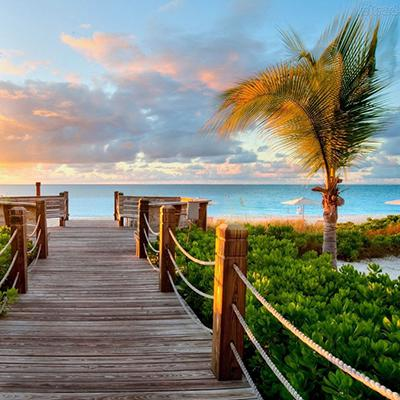
%> input picture UFRNAlessandra/AulasPDI/Aula1/img/Praia.jpg, 400 x 400 px
$ octave aula5_alargContraste_Color.m   (GNU Octave 9; MATLAB toolbox functions it lacks are replaced by stand-ins)
%> lines starting %> are read from the running program, lines starting %| are printed output that depends on the picture
close all
clear all

im = imread('D:\EAJ\2017.1\PDI\aulas\aula 5\praia.jpg');
%> im is the input picture: size 400x400x3 uint8; mean R, G, B 128, 130.4, 118.3
figure(1)
imshow(im)

% alargamento de contraste
% escala R
menor = min(min(im));
%> menor = [0 0 0]
maior = max(max(im));
%> maior = [255 255 255]
escalaR = double(maior(1) - menor(1))/255;
%> escalaR = 1
escalaG = double(maior(2) - menor(2))/255;
%> escalaG = 1
escalaB = double(maior(3) - menor(3))/255;
%> escalaB = 1
vetR = zeros(1,256);
vetG = zeros(1,256);
vetB = zeros(1,256);
vetR(1) = menor(1);
vetG(1) = menor(2);
vetB(1) = menor(3);
for i=2:256
    vetR(i) = vetR(i-1) + escalaR;
    vetG(i) = vetG(i-1) + escalaG;
    vetB(i) = vetB(i-1) + escalaB;
end
%> after the loop, vetB = 256 values from 0 to 255; vetG = 256 values from 0 to 255; vetR = 256 values from 0 to 255

% alargando o contraste da imagem colorida
imR = im(:,:,1);
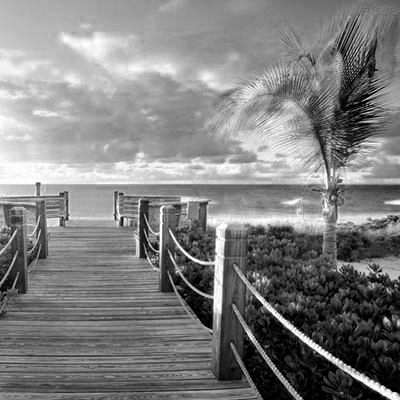
%> imR: size 400x400 uint8; min 0, max 255, mean 128
%> (the run ends here)
